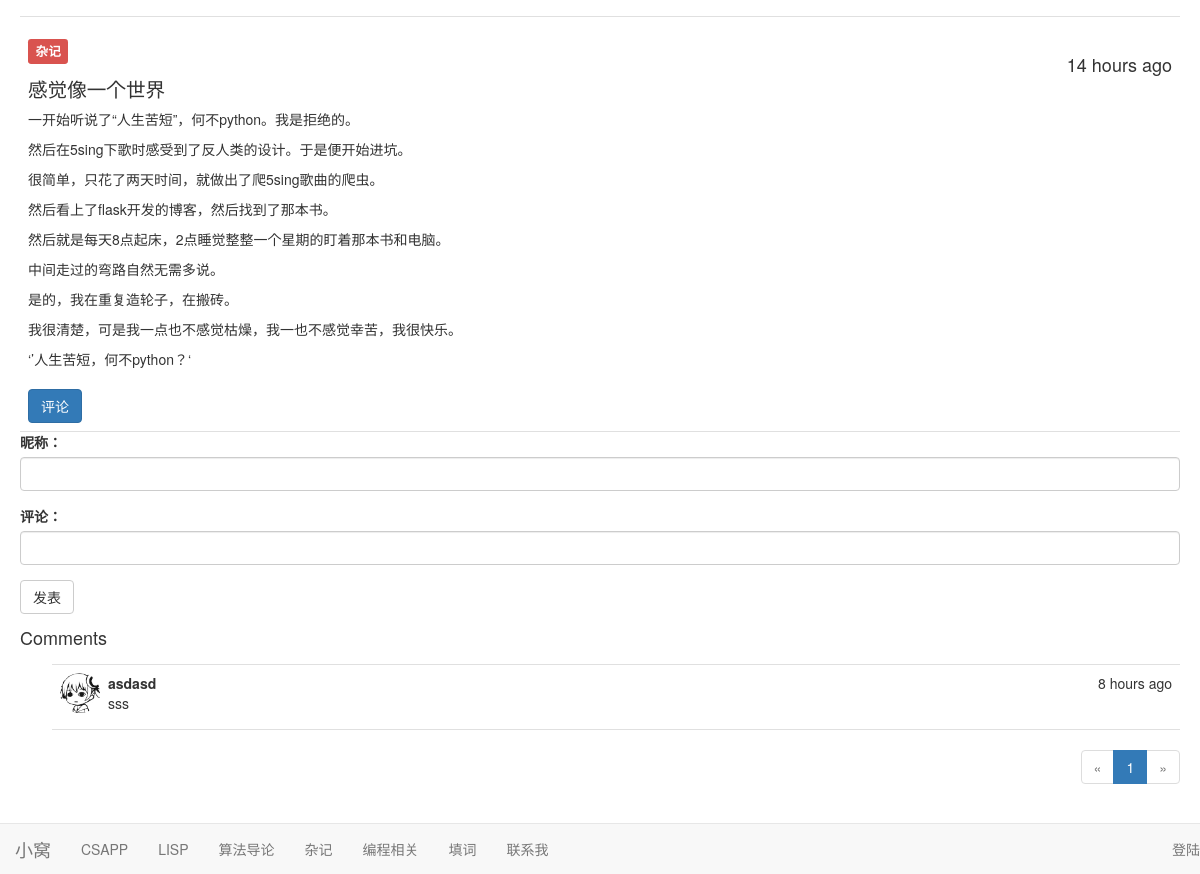
Screenshot of /post/2 with the database file from the repository.
### app/models.py (models this page shows, shortened)
class Post(db.Model):
    __tablename__ = 'posts'
    id = db.Column(db.Integer, primary_key=True)
    kind = db.Column(db.Text)
    body = db.Column(db.Text)
    body_html = db.Column(db.Text)
    timestamp = db.Column(db.DateTime, index=True, default=datetime.utcnow)
    author_id = db.Column(db.Integer, db.ForeignKey('users.id'))
    comments = db.relationship('Comment', backref = 'post', lazy ='dynamic')

class Comment(db.Model):
    __tablename__ = 'comments'
    id = db.Column(db.Integer, primary_key=True)
    body = db.Column(db.Text)
    body_html = db.Column(db.Text)
    timestamp = db.Column(db.DateTime, index=True, default=datetime.utcnow)
    name = db.Column(db.Text,default='strong')
    author_id = db.Column(db.Integer, db.ForeignKey('users.id'))
    post_id = db.Column(db.Integer, db.ForeignKey('posts.id'))

### app/main/views.py (the view, shortened to what this page needs)
@main.route('/post/<int:id>', methods=['GET', 'POST'])
def post(id):
    post = Post.query.get_or_404(id)
    form = CommentForm()
    page = request.args.get('page', 1, type=int)
    if page == -1:
        page = (post.comments.count() - 1) // \
               current_app.config['FLASKY_COMMENTS_PER_PAGE'] + 1
    pagination = post.comments.order_by(Comment.timestamp.desc()).paginate(
        page, per_page=current_app.config['FLASKY_COMMENTS_PER_PAGE'],
        error_out=False)
    comments = pagination.items
    return render_template('post.html', posts=[post], form=form,
                           comments=comments, pagination=pagination)

### app/main/forms.py
class CommentForm(Form):
    name = StringField('昵称：', validators=[Required()])
    body = PageDownField("评论：", validators=[Required()])
    submit = SubmitField('发表')

### app/auth/views.py (called while the page is built)
@auth.before_app_request
def before_request():
    if current_user.is_authenticated \
            and not current_user.confirmed \
            and request.endpoint[:5] != 'auth.' \
            and request.endpoint != 'static':
        return redirect(url_for('auth.unconfirmed'))

### app/templates/post.html (shortened to what this page needs)
{% extends "base.html" %}
{% import "bootstrap/wtf.html" as wtf %}
{% import "_macros.html" as macros %}
{% block page_content %}
    {% include '_posts.html' %}
    <div >
        {{ wtf.quick_form(form) }}
    </div>
    <h4 id="comments">Comments</h4>
    {% include '_comments.html' %}
    {% if pagination %}
        <div class="pagination">
            {{ macros.pagination_widget(pagination, '.post', fragment='#comments', id=posts[0].id) }}
        </div>
    {% endif %}
{% endblock %}

### app/templates/_posts.html (shortened to what this page needs)
<ul class="posts">
    {% for post in posts %}
        <li class="post">
            <div class="post-content">
                <div class="post-date"><h4>{{ moment(post.timestamp).fromNow() }}</h4></div>
                <div class="post-body">
                 <h3><span class="label label-danger">{{ post.kind }}</span></h3>
                    {% if post.body_html %}
                        <p>{{ post.body_html| safe}}</p>
                    {% else %}
                        {{ post.body }}
                    {% endif %}
                </div>
                <a href="{{ url_for('.post', id = post.id) }}">
                    <button type="submit" class="btn btn-primary">评论</button>
                </a>
            </div>
        </li>
    {% endfor %}
</ul>

### app/templates/_comments.html (shortened to what this page needs)
<ul class="comments" xmlns="http://www.w3.org/1999/html">
    {% for comment in comments %}
        <li class="comment">
            {% if comment.name == 'sailaer'%}
                <div class="comment-thumbnail">
                    <img class="img-circle" src={{url_for('static', filename='admin.png')}} width = '40' height = '40'>
                </div>
            {% else %}
                <div class="comment-thumbnail">
                    <img class="img-circle" src={{ url_for('static', filename='guest.png') }} width = '40' height = '40'>
                </div>
            {% endif %}
            <div class="comment-content">
                <div class="comment-date">{{ moment(comment.timestamp).fromNow() }}</div>
                <div class="comment-author">{{ comment.name }}</div>
                <div class="comment-body">
                    {% if comment.body_html %}
                        {{ comment.body_html | safe }}
                    {% else %}
                        {{ comment.body }}
                    {% endif %}
                </div>
            </div>
        </li>
    {% endfor %}
</ul>

### app/static/styles.css (style rules this page uses)
ul.posts { list-style-type: none; padding: 0px; margin: 16px 0px 0px 0px; border-top: 1px solid #e0e0e0; }
ul.posts li.post { padding: 8px; border-bottom: 1px solid #e0e0e0; }
div.post-date { float: right; }
div.post-content { margin-left: 0px; min-height: 45px; }
ul.comments { list-style-type: none; padding: 0px; margin: 16px 0px 0px 0px; }
ul.comments li.comment { margin-left: 32px; padding: 8px; border-bottom: 1px solid #e0e0e0; }
ul.comments li.comment:nth-child(1) { border-top: 1px solid #e0e0e0; }
div.comment-date { float: right; }
div.comment-author { font-weight: bold; }
div.comment-thumbnail { position: absolute; }
div.comment-content { margin-left: 48px; min-height: 48px; }
div.pagination { width: 100%; text-align: right; padding: 0px; margin: 0px; }
.post-body h1 { font-size: 140%; }
.post-body h3 { font-size: 120%; }
body { padding-bottom: 70px; margin-left: 20px; margin-right: 20px; }

### rows the page displays
Post: timestamp "14 hours ago", kind "杂记", body_html "感觉像一个世界 一开始听说了“人生苦短”，何不python。我是拒绝的。 然后在5sing下歌时感受到了反人类的设计。于是便开始进坑。 很简单，只花了两天时间，就做出了爬5sing歌曲的爬虫。 然后看上了flask开发的博客，然后找到了那本书。 然后就是每天8点起床，2点睡觉整整一个星期的盯着那本书和电脑。 中间走过的弯路自然无需多说。 是的，我在重复造轮子，在搬砖。 我很清楚，可是我一点也不感觉枯燥，我一也不感觉幸苦，我很快乐。 ‘’人生苦短，何不python？‘"
Comment: timestamp "8 hours ago", name "asdasd", body_html "sss"

### other values shown
{{ p }} "1"
